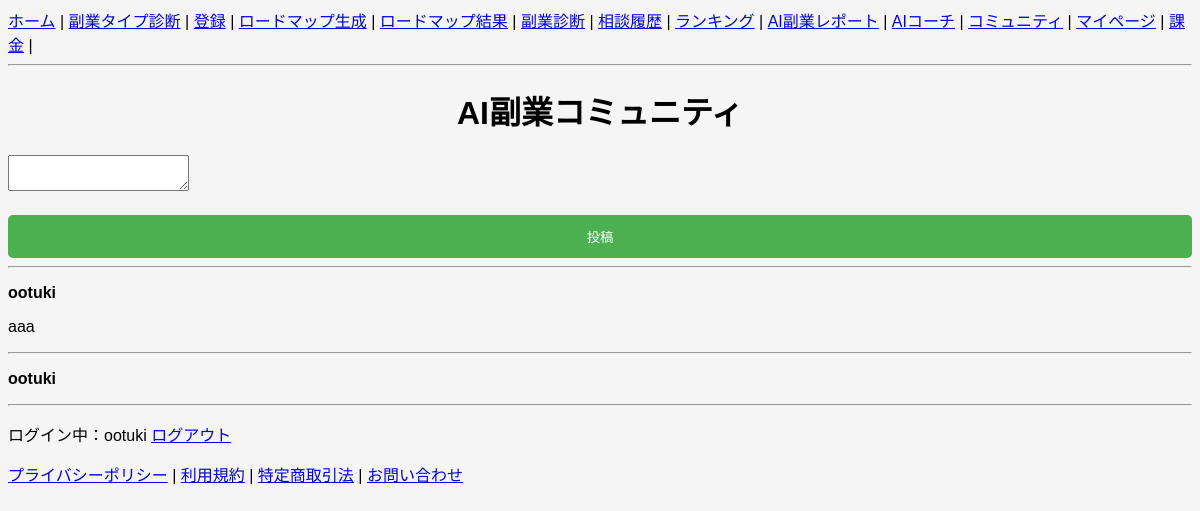
The app's page /community/ (signed in) with its own data.
### snippets/models.py (models this page shows)
class CommunityPost(models.Model):
    user = models.ForeignKey(User, on_delete=models.CASCADE)
    content = models.TextField()
    created_at = models.DateTimeField(default=timezone.now)

### snippets/views/community_views.py (the view, shortened to what this page needs)
# urls.py: path("community/", community, name="community"),
@login_required
def community(request):
    posts = CommunityPost.objects.all().order_by("-created_at")
    return render(request, "snippets/community.html", {"posts": posts})

### snippets/templates/snippets/community.html (shortened to what this page needs)
{% extends "base.html" %}
{% block content %}
<h1>AI副業コミュニティ</h1>
<form method="post">
<textarea name="content"></textarea>
<button type="submit">投稿</button>
</form>
<hr>
{% for post in posts %}
<p>
<strong>{{ post.user.username }}</strong>
</p>
<p>
{{ post.content }}
</p>
<hr>
{% endfor %}
{% endblock %}

### snippets/templates/base.html (shortened to what this page needs)
<!DOCTYPE html>
<html>
<head>
</head>
<body>
<nav>
<a href="/">ホーム</a> |
<a href="/type-diagnosis/">副業タイプ診断</a> |
<a href="/signup/">登録</a> |
<a href="/ai-roadmap/">ロードマップ生成</a> |
<a href="/roadmap-result/">ロードマップ結果</a> |
<a href="/diagnosis/">副業診断</a> |
<a href="/history/">相談履歴</a> |
<a href="/ranking/">ランキング</a> |
<a href="/ai-report/">AI副業レポート</a> |
<a href="/ai-chat/">AIコーチ</a> |
<a href="/community/">コミュニティ</a> |
<a href="/my-page/">マイページ</a> |
<a href="/pricing/">課金</a> |
</nav>
<hr>
{% block content %}
{% endblock %}
{% if user.is_authenticated %}
<p>
ログイン中：{{ user.username }}
<a href="/accounts/logout/">ログアウト</a>
</p>
{% endif %}
<footer>
<a href="/privacy/">プライバシーポリシー</a> |
<a href="/terms/">利用規約</a> |
<a href="/legal/">特定商取引法</a> |
<a href="/contact/">お問い合わせ</a>
</footer>
</body>
</html>

### snippets/templates/base.html (style rules this page uses)
body { font-family: Arial; background:#f5f5f5; }
h1 { text-align:center; }
button { width:100%; padding:12px; margin-top:20px; background:#4CAF50; color:white; border:none; border-radius:5px; }

### records on screen
CommunityPost: user.username "ootuki", content "aaa"
CommunityPost: user.username "ootuki"

### other values on screen
{{ user.username }} "ootuki"
